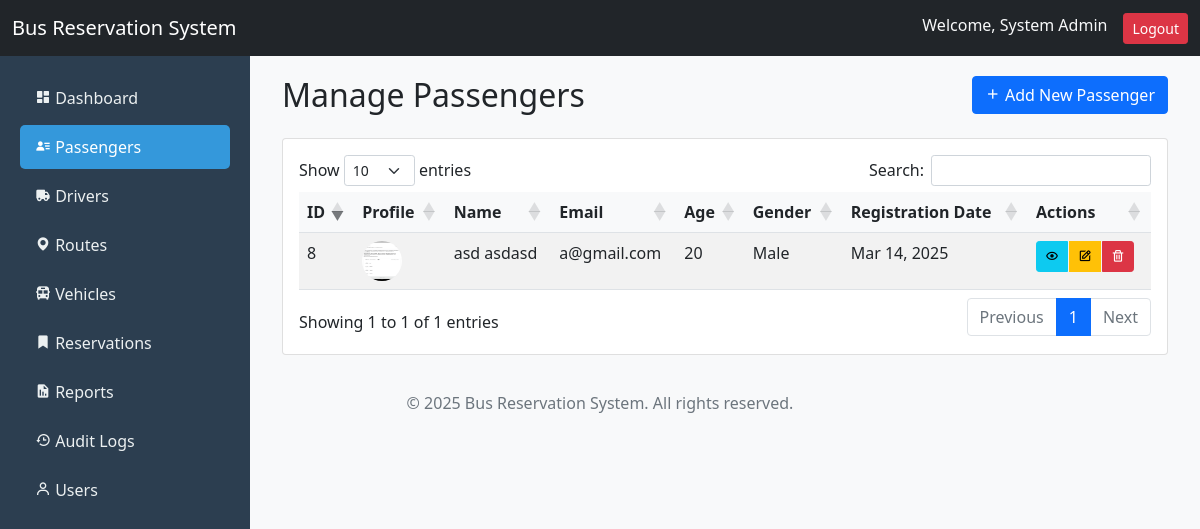
The app's page /admin/passengers.php (signed in) with its own data.
### tables this page shows
CREATE TABLE `passengers` (
  `id` int(11) NOT NULL,
  `first_name` varchar(100) NOT NULL,
  `last_name` varchar(100) NOT NULL,
  `email` varchar(100) NOT NULL,
  `age` int(11) DEFAULT NULL CHECK (`age` >= 0),
  `gender` enum('male','female','other') NOT NULL,
  `address` text NOT NULL,
  `profile_picture` varchar(255) NOT NULL,
  `valid_id` varchar(255) NOT NULL,
  `created_at` timestamp NOT NULL DEFAULT current_timestamp(),
  `updated_at` timestamp NOT NULL DEFAULT current_timestamp() ON UPDATE current_timestamp(),
  `password` varchar(255) NOT NULL
);

### admin/passengers.php (the view, shortened to what this page needs)
<?php
require_once 'includes/header.php';
try {
    $stmt = $pdo->query("SELECT * FROM passengers ORDER BY created_at DESC");
    $passengers = $stmt->fetchAll();
} catch(PDOException $e) {
    $error_message = "Error fetching passengers: " . $e->getMessage();
    $passengers = [];
}
?>
<div class="main-content">
    <div class="container-fluid">
        <div class="row mb-3">
            <div class="col-md-6">
                <h2>Manage Passengers</h2>
            </div>
            <div class="col-md-6 text-end">
                <button type="button" class="btn btn-primary" data-bs-toggle="modal" data-bs-target="#addPassengerModal">
                    <i class='bx bx-plus'></i> Add New Passenger
                </button>
            </div>
        </div>
        <div class="card">
            <div class="card-body">
                <div class="table-responsive">
                    <table id="passengersTable" class="table table-striped">
                        <thead>
                            <tr>
                                <th>ID</th>
                                <th>Profile</th>
                                <th>Name</th>
                                <th>Email</th>
                                <th>Age</th>
                                <th>Gender</th>
                                <th>Registration Date</th>
                                <th>Actions</th>
                            </tr>
                        </thead>
                        <tbody>
                            <?php foreach ($passengers as $passenger): ?>
                            <tr>
                                <td><?php echo htmlspecialchars($passenger['id']); ?></td>
                                <td>
                                    <?php if ($passenger['profile_picture']): ?>
                                        <img src="../uploads/<?php echo htmlspecialchars($passenger['profile_picture']); ?>"
                                             class="rounded-circle" width="40" height="40"
                                             alt="Profile Picture">
                                    <?php else: ?>
                                        <i class='bx bxs-user-circle' style='font-size: 40px'></i>
                                    <?php endif; ?>
                                </td>
                                <td><?php echo htmlspecialchars($passenger['first_name'] . ' ' . $passenger['last_name']); ?></td>
                                <td><?php echo htmlspecialchars($passenger['email']); ?></td>
                                <td><?php echo htmlspecialchars($passenger['age']); ?></td>
                                <td><?php echo htmlspecialchars(ucfirst($passenger['gender'])); ?></td>
                                <td><?php echo date('M d, Y', strtotime($passenger['created_at'])); ?></td>
                                <td>
                                    <div class="btn-group">
                                        <button type="button" class="btn btn-sm btn-info view-passenger"
                                                data-bs-toggle="modal" data-bs-target="#viewPassengerModal"
                                                data-passenger='<?php echo json_encode($passenger); ?>'>
                                            <i class='bx bx-show'></i>
                                        </button>
                                        <button type="button" class="btn btn-sm btn-warning edit-passenger"
                                                data-bs-toggle="modal" data-bs-target="#editPassengerModal"
                                                data-passenger='<?php echo json_encode($passenger); ?>'>
                                            <i class='bx bx-edit'></i>
                                        </button>
                                        <button type="button" class="btn btn-sm btn-danger delete-passenger"
                                                data-id="<?php echo $passenger['id']; ?>"
                                                data-name="<?php echo htmlspecialchars($passenger['first_name'] . ' ' . $passenger['last_name']); ?>">
                                            <i class='bx bx-trash'></i>
                                        </button>
                                    </div>
                                </td>
                            </tr>
                            <?php endforeach; ?>
                        </tbody>
                    </table>
                </div>
            </div>
        </div>
    </div>
</div>
<?php
require_once 'includes/footer.php';
?>

### admin/assets/css/style.css (style rules this page uses)
.main-content { margin-left: 250px; margin-top: 56px; padding: 20px; }
.table th { background-color: #f8f9fa; }
.btn-group .btn { margin-right: 2px; }

### records on screen
passengers: id "8", profile_picture (picture), first_name+last_name "asd asdasd", email "a@gmail.com", age "20", gender "Male", created_at "Mar 14, 2025"

### other values on screen
SITE_NAME "Bus Reservation System"
$_SESSION['name'] "System Admin"
